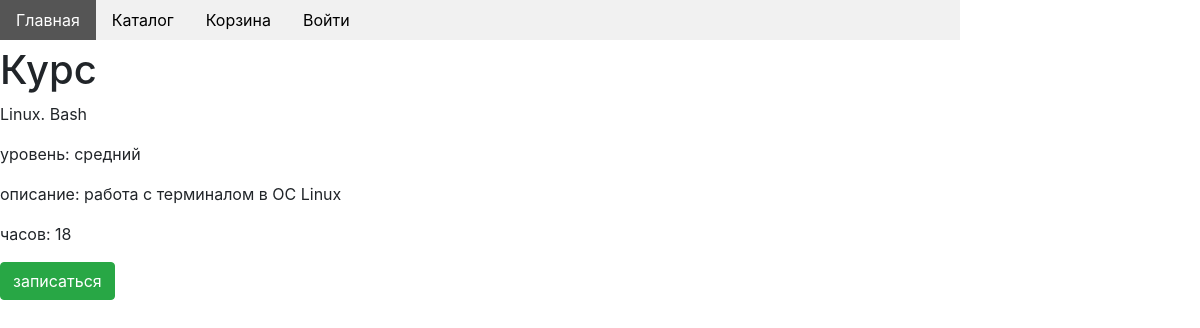
The app's page /catalog/course/3/ with its own data.
### mainapp/models.py (models this page shows, shortened)
class Course(models.Model):
    EASY = 'e'
    MEDIUM = 'm'
    HARD = 'h'
    LEVEL_CHOICES = (
        (EASY, 'легкий'),
        (MEDIUM, 'средний'),
        (HARD, 'продвинутый'),
    )
    category = models.ForeignKey(SubjectCategory,
                                 on_delete=models.CASCADE)
    name = models.CharField(max_length=200)
    desc = models.TextField(blank=True)
    hours = models.IntegerField(default=0)
    level = models.CharField(max_length=1, choices=LEVEL_CHOICES, default=EASY)
    is_active = models.BooleanField(default=True)
    class Meta:
        verbose_name = 'Курс'
        verbose_name_plural = 'Курсы'

### mainapp/views.py (the view)
# urls.py: path('catalog/course/<int:course_pk>/', mainapp.course_page, name='course_page'),
def course_page(request, course_pk):
    course = Course.objects.get(pk=course_pk)
    context = {
        'course': course,
        'page_title': 'страница курса'
    }
    return render(request, 'mainapp/course_page.html', context)

### mainapp/templates/mainapp/course_page.html
{% extends 'mainapp/base.html' %}
{% block content %}
    <h1>Курс</h1>
    <p class="course-name">
        {{ course.name }}
    </p>
    <p class="course-level">
        уровень: {{ course.get_level_display }}
    </p>
    <p class="course-desc">
        описание: {{ course.desc }}
    </p>
    <p class="course-hours">
        часов: {{ course.hours }}
    </p>
    <a href="{% url 'basket:add' course.id %}"
       class="btn btn-success">
        записаться
    </a>
{% endblock %}

### records on screen
Course: name "Linux. Bash", level "средний", desc "работа с терминалом в ОС Linux", hours "18"
